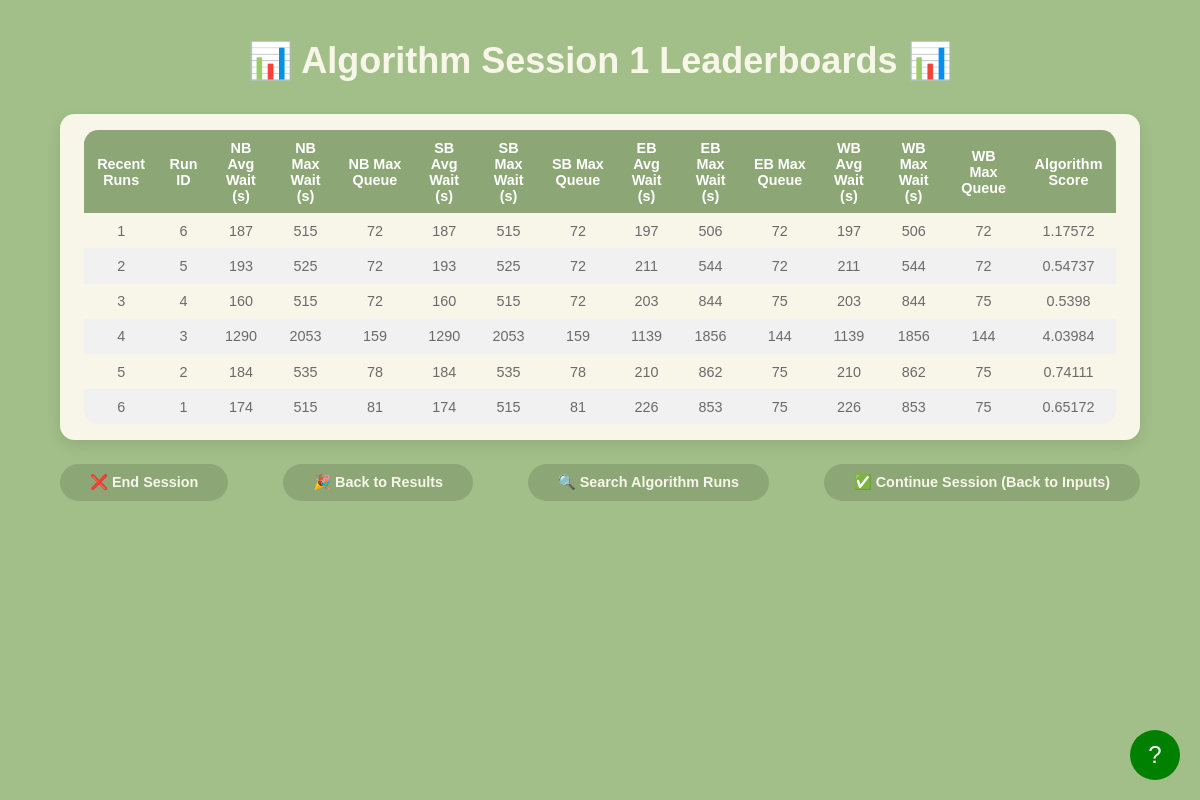
The app's page /algorithm_session_leaderboard?session_id=1 with its own data.
### models.py (models this page shows, shortened)
class AlgorithmLeaderboardResult(db.Model):
    __tablename__ = 'algorithm_leaderboard_results'
    id = db.Column(db.Integer, primary_key=True, autoincrement=True)
    run_id = db.Column(db.Integer, db.ForeignKey('configurations.run_id'), nullable=False)
    session_id = db.Column(db.Integer, db.ForeignKey('sessions.id'), nullable=False)
    avg_wait_time_north = db.Column(db.Float, nullable=False)
    max_wait_time_north = db.Column(db.Float, nullable=False)
    max_queue_length_north = db.Column(db.Integer, nullable=False)
    avg_wait_time_south = db.Column(db.Float, nullable=False)
    max_wait_time_south = db.Column(db.Float, nullable=False)
    max_queue_length_south = db.Column(db.Integer, nullable=False)
    avg_wait_time_east = db.Column(db.Float, nullable=False)
    max_wait_time_east = db.Column(db.Float, nullable=False)
    max_queue_length_east = db.Column(db.Integer, nullable=False)
    avg_wait_time_west = db.Column(db.Float, nullable=False)
    max_wait_time_west = db.Column(db.Float, nullable=False)
    max_queue_length_west = db.Column(db.Integer, nullable=False)

### app.py (the view)
@app.route('/algorithm_session_leaderboard')
def algorithm_session_leaderboard_page():
    session_id = request.args.get('session_id', type=int)
    if not session_id:
        active_session = Session.query.filter_by(active=True).order_by(Session.id.desc()).first()
        session_id = active_session.id if active_session else None
    print(session_id)
    raw_runs = get_recent_algorithm_runs(session_id) if session_id else []
    processed_runs = []
    for run in raw_runs:
        score = compute_score_4directions(
            run.run_id,
            run.session_id,
            run.avg_wait_time_north, run.max_wait_time_north, run.max_queue_length_north,
            run.avg_wait_time_south, run.max_wait_time_south, run.max_queue_length_south,
            run.avg_wait_time_east, run.max_wait_time_east, run.max_queue_length_east,
            run.avg_wait_time_west, run.max_wait_time_west, run.max_queue_length_west
        )
        processed_runs.append({
            "run_id": run.run_id,
            "nb_avg_wait": run.avg_wait_time_north,
            "nb_max_wait": run.max_wait_time_north,
            "nb_max_queue": run.max_queue_length_north,
            "sb_avg_wait": run.avg_wait_time_south,
            "sb_max_wait": run.max_wait_time_south,
            "sb_max_queue": run.max_queue_length_south,
            "eb_avg_wait": run.avg_wait_time_east,
            "eb_max_wait": run.max_wait_time_east,
            "eb_max_queue": run.max_queue_length_east,
            "wb_avg_wait": run.avg_wait_time_west,
            "wb_max_wait": run.max_wait_time_west,
            "wb_max_queue": run.max_queue_length_west,
            "score": score
        })
    return render_template('algorithm_session_leaderboard.html', runs=processed_runs, session_id=session_id)

### app.py (called while the page is built)
def get_recent_algorithm_runs(session_id):
    return AlgorithmLeaderboardResult.query \
        .filter_by(session_id=session_id) \
        .order_by(AlgorithmLeaderboardResult.id.desc()) \
        .limit(10) \
        .all()

### templates/algorithm_session_leaderboard.html (shortened to what this page needs)
<!DOCTYPE html>
<html lang="en">
<head>
    <link rel="stylesheet" href="{{ url_for('static', filename='css/algorithm_session_leaderboard.css') }}">
</head>
<body>
    <div class="header">
        <h1>📊 Algorithm Session {{ session_id }} Leaderboards 📊</h1>
    </div>
    <div class="leaderboard-container">
        <table>
            <thead>
                <tr>
                    <th>Recent Runs</th>
                    <th>Run ID</th>
                    <th>NB Avg Wait (s)</th>
                    <th>NB Max Wait (s)</th>
                    <th>NB Max Queue</th>
                    <th>SB Avg Wait (s)</th>
                    <th>SB Max Wait (s)</th>
                    <th>SB Max Queue</th>
                    <th>EB Avg Wait (s)</th>
                    <th>EB Max Wait (s)</th>
                    <th>EB Max Queue</th>
                    <th>WB Avg Wait (s)</th>
                    <th>WB Max Wait (s)</th>
                    <th>WB Max Queue</th>
                    <th>Algorithm Score</th>
                </tr>
            </thead>
            <tbody>
                {% if runs and runs|length > 0 %}
                    {% for run in runs %}
                    <tr onclick="handleRowClick(this)">
                        <td>{{ loop.index }}</td>
                        <td>{{ run.run_id }}</td>
                        <td>{{ run.nb_avg_wait|round|int }}</td>
                        <td>{{ run.nb_max_wait|round|int }}</td>
                        <td>{{ run.nb_max_queue|round|int }}</td>
                        <td>{{ run.sb_avg_wait|round|int }}</td>
                        <td>{{ run.sb_max_wait|round|int }}</td>
                        <td>{{ run.sb_max_queue|round|int }}</td>
                        <td>{{ run.eb_avg_wait|round|int }}</td>
                        <td>{{ run.eb_max_wait|round|int }}</td>
                        <td>{{ run.eb_max_queue|round|int }}</td>
                        <td>{{ run.wb_avg_wait|round|int }}</td>
                        <td>{{ run.wb_max_wait|round|int }}</td>
                        <td>{{ run.wb_max_queue|round|int }}</td>
                        <td>{{ run.score|round(5) }}</td>
                    </tr>
                    {% endfor %}
                {% else %}
                    <tr>
                        <td colspan="15">No session runs found.</td>
                    </tr>
                {% endif %}
            </tbody>
        </table>
    </div>
    <div class="nav-container">
        <a class="nav-button" id="endBtn" href="/index">❌ End Session</a>
        <a class="res-button" id="results" href="/back_to_results">🎉 Back to Results</a>
        <a class="res-button" id="searchRunsBtn" href="/search_Algorithm_Runs">🔍 Search Algorithm Runs</a>
        <a class="nav-button" id="backBtn" href="/parameters">✅ Continue Session (Back to Inputs)</a>
    </div>
    <div id="tutorial-button">?</div>
</body>
</html>

### static/css/algorithm_session_leaderboard.css (style rules this page uses)
* { margin: 0; padding: 0; box-sizing: border-box; }
html, body { width: 100%; height: 100%; overflow: hidden; }
body { background-color: #a2bf89; font-family: 'SF Pro', sans-serif; color: #6b6b6b; display: flex; flex-direction: column; align-items: center; padding: 5vh 0; }
.header { width: 90%; text-align: center; margin-bottom: 4vh; }
.header h1 { font-size: 3vw; color: #f8f5e9; font-weight: 600; }
.leaderboard-container { background-color: #f8f5e9; border-radius: 1.2vw; padding: 2vh 3vh; width: 90%; max-width: 1400px; text-align: center; box-shadow: 0px 5px 15px rgba(0, 0, 0, 0.1); }
table { width: 100%; border-collapse: collapse; border-radius: 1.2vw; overflow: hidden; }
th, td { padding: 1.2vh; text-align: center; font-size: 1.2vw; }
th { background-color: #8da676; color: white; font-weight: bold; }
tr:nth-child(even) { background-color: #f1f1f1; }
tbody tr { cursor: pointer; }
.nav-container { width: 90%; max-width: 1400px; margin-top: 3vh; display: flex; justify-content: space-between; }
.nav-container a { text-decoration: none; color: #f8f5e9; background-color: #8da676; padding: 1.2vh 2.5vw; border-radius: 2vw; font-size: 1.2vw; font-weight: 600; transition: background-color 0.3s; }
#tutorial-button { position: fixed; bottom: 20px; right: 20px; width: 50px; height: 50px; border-radius: 50%; background-color: green; color: white; text-align: center; line-height: 50px; font-size: 24px; cursor: pointer; z-index: 1000; }

### records on screen
AlgorithmLeaderboardResult: run_id "6", nb_avg_wait "187", nb_max_wait "515", nb_max_queue "72", sb_avg_wait "187", sb_max_wait "515", sb_max_queue "72", eb_avg_wait "197", eb_max_wait "506", eb_max_queue "72", wb_avg_wait "197", wb_max_wait "506", wb_max_queue "72", score "1.17572"
AlgorithmLeaderboardResult: run_id "5", nb_avg_wait "193", nb_max_wait "525", nb_max_queue "72", sb_avg_wait "193", sb_max_wait "525", sb_max_queue "72", eb_avg_wait "211", eb_max_wait "544", eb_max_queue "72", wb_avg_wait "211", wb_max_wait "544", wb_max_queue "72", score "0.54737"
AlgorithmLeaderboardResult: run_id "4", nb_avg_wait "160", nb_max_wait "515", nb_max_queue "72", sb_avg_wait "160", sb_max_wait "515", sb_max_queue "72", eb_avg_wait "203", eb_max_wait "844", eb_max_queue "75", wb_avg_wait "203", wb_max_wait "844", wb_max_queue "75", score "0.5398"
AlgorithmLeaderboardResult: run_id "3", nb_avg_wait "1290", nb_max_wait "2053", nb_max_queue "159", sb_avg_wait "1290", sb_max_wait "2053", sb_max_queue "159", eb_avg_wait "1139", eb_max_wait "1856", eb_max_queue "144", wb_avg_wait "1139", wb_max_wait "1856", wb_max_queue "144", score "4.03984"
AlgorithmLeaderboardResult: run_id "2", nb_avg_wait "184", nb_max_wait "535", nb_max_queue "78", sb_avg_wait "184", sb_max_wait "535", sb_max_queue "78", eb_avg_wait "210", eb_max_wait "862", eb_max_queue "75", wb_avg_wait "210", wb_max_wait "862", wb_max_queue "75", score "0.74111"
AlgorithmLeaderboardResult: run_id "1", nb_avg_wait "174", nb_max_wait "515", nb_max_queue "81", sb_avg_wait "174", sb_max_wait "515", sb_max_queue "81", eb_avg_wait "226", eb_max_wait "853", eb_max_queue "75", wb_avg_wait "226", wb_max_wait "853", wb_max_queue "75", score "0.65172"

### other values on screen
{{ session_id }} "1"
